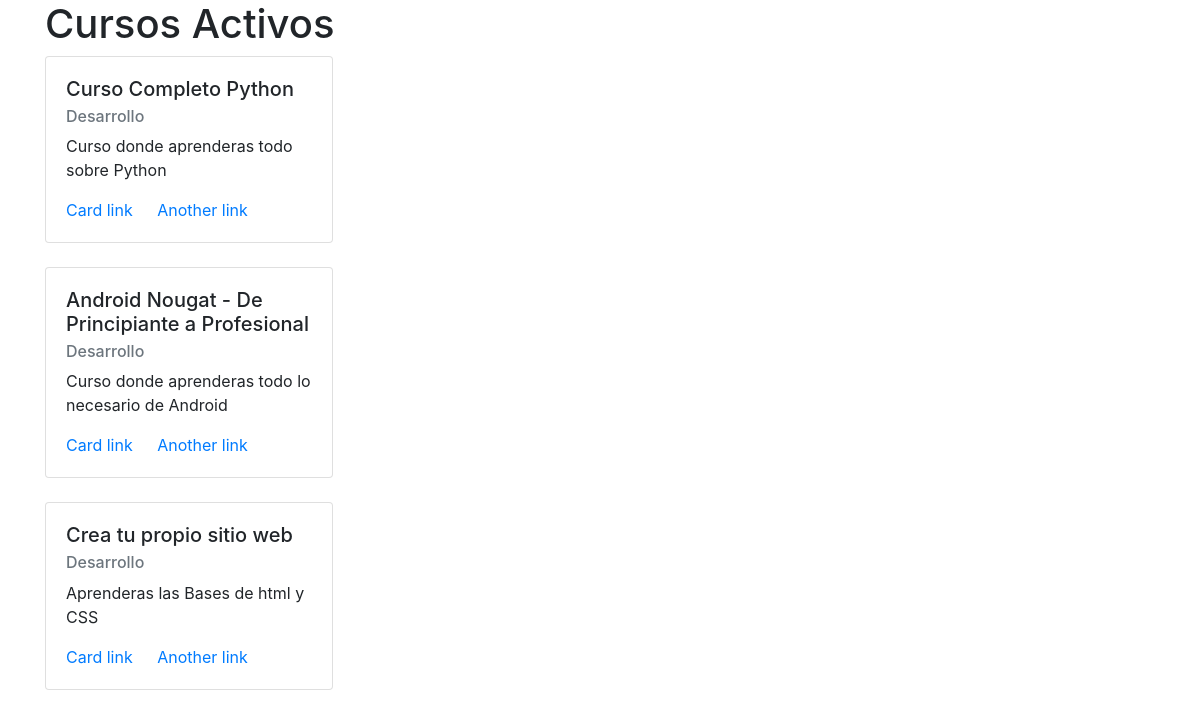
The app's page /courses/, older data.
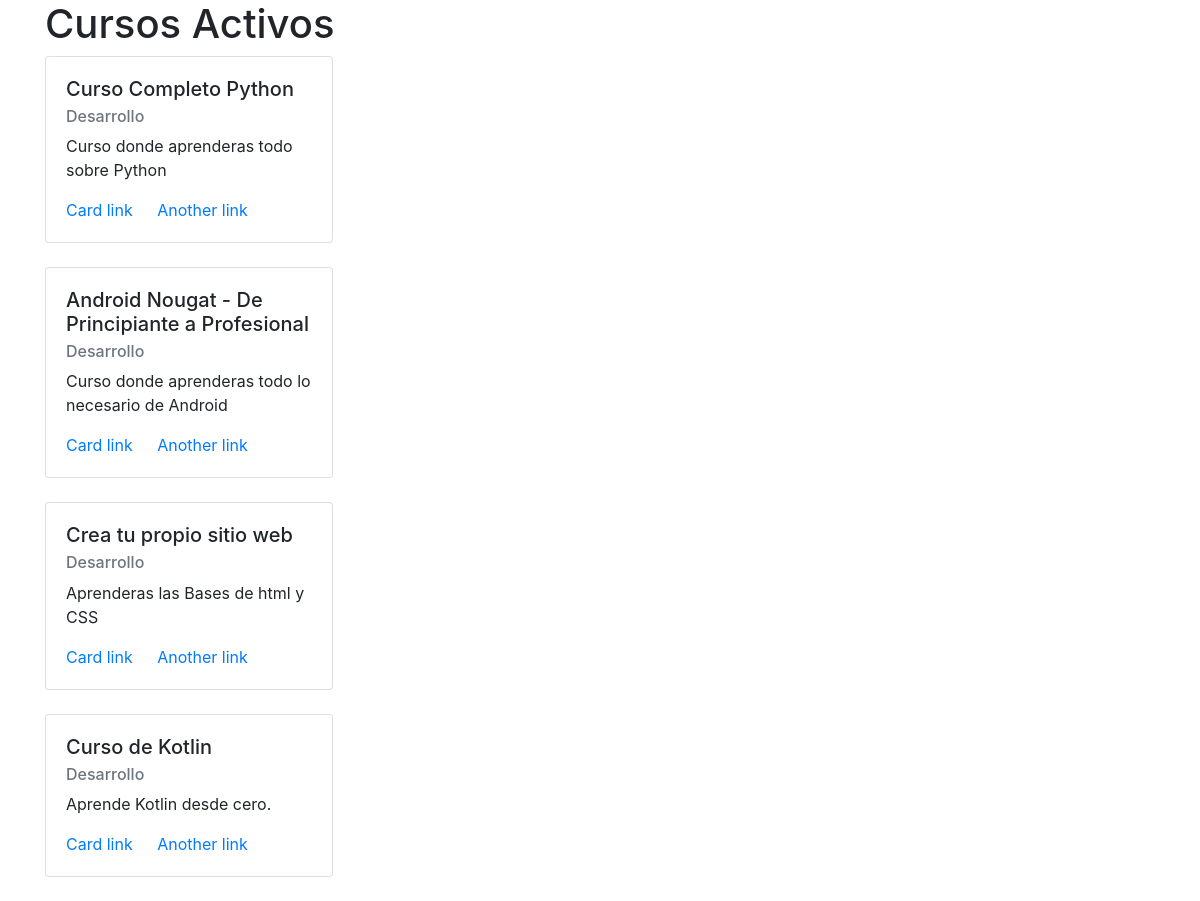
The same page, newer data.
### courses/models.py (models this page shows, shortened)
class Course(models.Model):
    created_at = models.DateTimeField(
        auto_now_add = True
    )
    name = models.CharField(max_length =  180, default = None)
    description = models.TextField(default = None)

### courses/views.py (the view)
# urls.py: path('', views.courses)
def courses(request):
    courses = Course.objects.all()
    return render(request, 'courses/course_list.html', {'courses' : courses})

### courses/templates/courses/course_list.html (shortened to what this page needs)
<!DOCTYPE html>
<html lang="en">
<head>
    <link rel="stylesheet" href="https://stackpath.bootstrapcdn.com/bootstrap/4.4.1/css/bootstrap.min.css">
</head>
<body>
    <div class="container">
        <h1>Cursos Activos</h1>
    </div>
    <div class="container">
        {% for course in courses %}
            <div class="card" style="width: 18rem;">
                <div class="card-body">
                    <h5 class="card-title">{{course.name}}</h5>
                    <h6 class="card-subtitle mb-2 text-muted">Desarrollo</h6>
                    <p class="card-text">{{course.description}}</p>
                    <a href="#" class="card-link">Card link</a>
                    <a href="#" class="card-link">Another link</a>
                </div>
            </div>
            <br>
        {% endfor %}
    </div>
</body>
</html>

Row changes from the older to the newer data that the page shows:
added Course: name "Curso de Kotlin", description "Aprende Kotlin desde cero."
